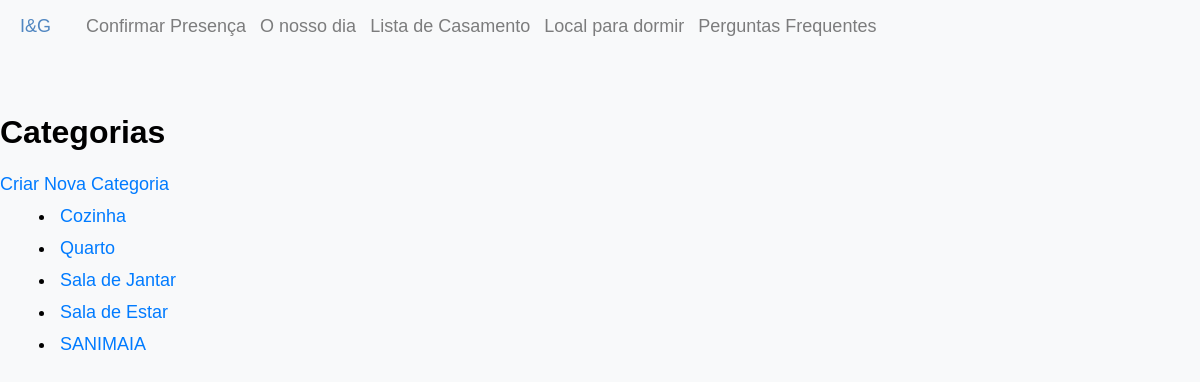
The page /edit/categories on the database its author committed.
### inesegoncalo/models/categories.py (models this page shows, shortened)
class Category(db.Model, model.Model, model.Base):
    __tablename__ = 'categories'
    __table_args__ = {'extend_existing': True}
    id = Column(Integer, primary_key=True)
    name = Column(String(80), unique=True, nullable=False)
    products = relationship('Product', back_populates="category")
    images = relationship('CategoryImage', back_populates="category")

### inesegoncalo/modules/edit.py (the view)
@bp.route("/categories", methods=("GET", "POST"))
def categories():
    categories = Category.query.all()
    return render_template("edit/categories.html", categories=categories)

### inesegoncalo/templates/edit/categories.html
{% extends 'layout.html' %}
{% block content %}
<div>
    <h2>Categorias</h2>
    <a href="{{ url_for('create.category') }}">Criar Nova Categoria</a>
    <ul>
        {% for category in categories %}
        <li>
            <a href="{{ url_for('edit.category', category_id=category.id) }}">{{ category.name }}</a>
        </li>
        {% endfor %}
    </ul>
</div>
{% endblock %}

### inesegoncalo/static/style/main.css (style rules this page uses)
html { font-size: 10px; }
html, body { height: 100%; }
body { background: #ffffff; font-family: 'Metropolis', sans-serif; font-size: 1.8rem; font-style: normal; font-weight: normal; line-height: 1.778; color: #000000; margin: 0; padding: 0; position: relative; }
h1, h2, h3, h4, h5, h6, .h1, .h2, .h3, .h4, .h5, .h6 { font-family: 'Metropolis', sans-serif ; font-weight: 700; font-style: normal; color: #000000; font-variant-ligatures: common-ligatures; text-rendering: optimizeLegibility; }
h1, .h1, h2, .h2, h3, .h3, h4, .h4 { margin-top: 6rem; margin-bottom: 1.6rem; }
h2, .h2 { font-size: 3.2rem; line-height: 1.25; }
ul { list-style: disc; }
li { display: list-item; }
ol, ul { margin-left: 1.6rem; }
ul li { padding-left: .4rem; }
input, textarea, select, pre, blockquote, figure, table, p, ul, ol, dl, form, .video-container, .ss-custom-select { margin-bottom: 3.2rem; }
::placeholder { color: #8c8c8c; }

### inesegoncalo/static/style/card.css (style rules this page uses)
body { background-color: #f8f9fa!important }

### inesegoncalo/static/style/lista_casamento.css (style rules this page uses)
a, a:hover { text-decoration: none; transition: color 0.3s ease-in-out; }

### rows shown on the page
Category: name "Cozinha"
Category: name "Quarto"
Category: name "Sala de Jantar"
Category: name "Sala de Estar"
Category: name "SANIMAIA"
